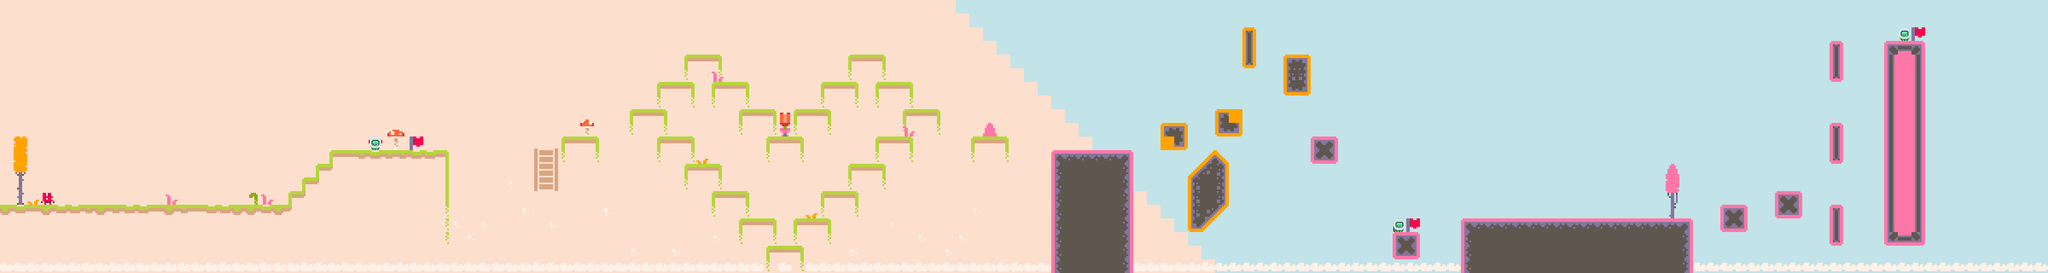

Below is a game level as drawn by its tile map, then a one-line description and the .tmx that defines it (tile-layer data replaced by summaries):
An orthogonal 150x20 tile map with 24x24 px tiles, 3 tile layers (BG, Floors, Decor), 5 tilesets.

<map version="1.10" tiledversion="1.11.2" orientation="orthogonal" renderorder="right-down" width="150" height="20" tilewidth="24" tileheight="24" infinite="0" nextlayerid="4" nextobjectid="1">
 <tileset firstgid="1" name="pico_packed_scaled_3x_pngcrushed" tilewidth="24" tileheight="24" tilecount="150" columns="15">
  <image source="pico_packed_scaled_3x_pngcrushed.png" width="360" height="240" />
 </tileset>
 <tileset firstgid="151" name="pixels-characters_packed" tilewidth="24" tileheight="24" tilecount="27" columns="9">
  <image source="pixels-characters_packed.png" width="216" height="72" />
 </tileset>
 <tileset firstgid="178" name="lines_packed_scaled_3x_pngcrushed" tilewidth="24" tileheight="24" tilecount="240" columns="20">
  <image source="lines_packed_scaled_3x_pngcrushed.png" width="480" height="288" />
 </tileset>
 <tileset firstgid="418" name="food_packed" tilewidth="18" tileheight="18" tilecount="112" columns="16">
  <image source="food_packed.png" width="288" height="126" />
 </tileset>
 <tileset firstgid="530" name="pixels-backgrounds_packed" tilewidth="24" tileheight="24" tilecount="24" columns="8">
  <image source="pixels-backgrounds_packed.png" width="192" height="72" />
 </tileset>
 <layer id="3" name="BG" width="150" height="20">
  <data>[3000 cells, 3000 non-empty, 19 distinct tile ids]</data>
 </layer>
 <layer id="1" name="Floors" width="150" height="20">
  <data>[3000 cells, 660 non-empty, 63 distinct tile ids]</data>
 </layer>
 <layer id="2" name="Decor" width="150" height="20">
  <data>[3000 cells, 36 non-empty, 24 distinct tile ids]</data>
 </layer>
</map>
